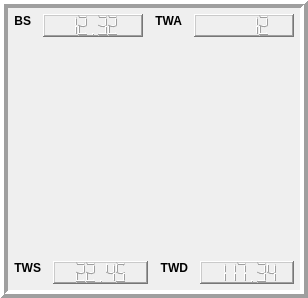
     <widget class="QWidget" name="tab_compass">
      <property name="autoFillBackground">
       <bool>true</bool>
      </property>
      <attribute name="title">
       <string>Compas</string>
      </attribute>
      <layout class="QHBoxLayout" name="horizontalLayout_18">
       <property name="leftMargin">
        <number>0</number>
       </property>
       <property name="topMargin">
        <number>0</number>
       </property>
       <property name="rightMargin">
        <number>0</number>
       </property>
       <property name="bottomMargin">
        <number>0</number>
       </property>
       <item>
        <widget class="QFrame" name="frame_compass">
         <property name="frameShape">
          <enum>QFrame::Box</enum>
         </property>
         <property name="frameShadow">
          <enum>QFrame::Raised</enum>
         </property>
         <property name="lineWidth">
          <number>4</number>
         </property>
         <layout class="QVBoxLayout" name="verticalLayout_compass">
          <property name="spacing">
           <number>12</number>
          </property>
          <property name="leftMargin">
           <number>6</number>
          </property>
          <property name="topMargin">
           <number>6</number>
          </property>
          <property name="rightMargin">
           <number>6</number>
          </property>
          <property name="bottomMargin">
           <number>6</number>
          </property>
          <item>
           <layout class="QHBoxLayout" name="horizontalLayout_7">
            <item>
             <widget class="QLabel" name="lab_BS">
              <property name="font">
               <font>
                <pointsize>9</pointsize>
                <weight>75</weight>
                <bold>true</bold>
               </font>
              </property>
              <property name="text">
               <string>BS</string>
              </property>
              <property name="alignment">
               <set>Qt::AlignRight|Qt::AlignTop|Qt::AlignTrailing</set>
              </property>
             </widget>
            </item>
            <item>
             <widget class="QLCDNumber" name="lcd_BS">
              <property name="sizePolicy">
               <sizepolicy hsizetype="Expanding" vsizetype="Preferred">
                <horstretch>0</horstretch>
                <verstretch>0</verstretch>
               </sizepolicy>
              </property>
              <property name="frameShape">
               <enum>QFrame::WinPanel</enum>
              </property>
              <property name="value" stdset="0">
               <double>12.320000000000000</double>
              </property>
             </widget>
            </item>
            <item>
             <widget class="QLabel" name="label">
              <property name="font">
               <font>
                <pointsize>9</pointsize>
                <weight>75</weight>
                <bold>true</bold>
               </font>
              </property>
              <property name="text">
               <string>TWA</string>
              </property>
              <property name="alignment">
               <set>Qt::AlignRight|Qt::AlignTop|Qt::AlignTrailing</set>
              </property>
             </widget>
            </item>
            <item>
             <widget class="QLCDNumber" name="lcd_TWA">
              <property name="sizePolicy">
               <sizepolicy hsizetype="Expanding" vsizetype="Preferred">
                <horstretch>0</horstretch>
                <verstretch>0</verstretch>
               </sizepolicy>
              </property>
              <property name="frameShape">
               <enum>QFrame::WinPanel</enum>
              </property>
              <property name="value" stdset="0">
               <double>12.320000000000000</double>
              </property>
              <property name="intValue" stdset="0">
               <number>12</number>
              </property>
             </widget>
            </item>
           </layout>
          </item>
          <item>
           <layout class="QHBoxLayout" name="horizontalLayout_12">
            <item>
             <spacer name="horizontalSpacer_2">
              <property name="orientation">
               <enum>Qt::Horizontal</enum>
              </property>
              <property name="sizeHint" stdset="0">
               <size>
                <width>40</width>
                <height>20</height>
               </size>
              </property>
             </spacer>
            </item>
            <item>
             <widget class="VlmCompass" name="windAngle" native="true">
              <property name="sizePolicy">
               <sizepolicy hsizetype="Fixed" vsizetype="Fixed">
                <horstretch>0</horstretch>
                <verstretch>0</verstretch>
               </sizepolicy>
              </property>
              <property name="minimumSize">
               <size>
                <width>200</width>
                <height>200</height>
               </size>
              </property>
              <property name="maximumSize">
               <size>
                <width>200</width>
                <height>200</height>
               </size>
              </property>
             </widget>
            </item>
            <item>
             <spacer name="horizontalSpacer">
              <property name="orientation">
               <enum>Qt::Horizontal</enum>
              </property>
              <property name="sizeHint" stdset="0">
               <size>
                <width>40</width>
                <height>20</height>
               </size>
              </property>
             </spacer>
            </item>
           </layout>
          </item>
          <item>
           <layout class="QHBoxLayout" name="horizontalLayout_11">
            <item>
             <widget class="QLabel" name="lab_TWS">
              <property name="font">
               <font>
                <pointsize>9</pointsize>
                <weight>75</weight>
                <bold>true</bold>
               </font>
              </property>
              <property name="text">
               <string>TWS</string>
              </property>
              <property name="alignment">
               <set>Qt::AlignRight|Qt::AlignTop|Qt::AlignTrailing</set>
              </property>
             </widget>
            </item>
            <item>
             <widget class="QLCDNumber" name="lcd_TWS">
              <property name="sizePolicy">
               <sizepolicy hsizetype="Expanding" vsizetype="Preferred">
                <horstretch>0</horstretch>
                <verstretch>0</verstretch>
               </sizepolicy>
              </property>
              <property name="frameShape">
               <enum>QFrame::WinPanel</enum>
              </property>
              <property name="smallDecimalPoint">
               <bool>false</bool>
              </property>
              <property name="value" stdset="0">
               <double>22.449999999999999</double>
              </property>
             </widget>
            </item>
            <item>
             <widget class="QLabel" name="lab_TWD">
              <property name="font">
               <font>
                <pointsize>9</pointsize>
                <weight>75</weight>
                <bold>true</bold>
               </font>
              </property>
              <property name="text">
               <string>TWD</string>
              </property>
              <property name="alignment">
               <set>Qt::AlignRight|Qt::AlignTop|Qt::AlignTrailing</set>
              </property>
             </widget>
            </item>
            <item>
             <widget class="QLCDNumber" name="lcd_TWD">
              <property name="sizePolicy">
               <sizepolicy hsizetype="Expanding" vsizetype="Preferred">
                <horstretch>0</horstretch>
                <verstretch>0</verstretch>
               </sizepolicy>
              </property>
              <property name="frameShape">
               <enum>QFrame::WinPanel</enum>
              </property>
              <property name="smallDecimalPoint">
               <bool>false</bool>
              </property>
              <property name="digitCount">
               <number>6</number>
              </property>
              <property name="value" stdset="0">
               <double>117.340000000000003</double>
              </property>
             </widget>
            </item>
           </layout>
          </item>
         </layout>
        </widget>
       </item>
      </layout>
     </widget>
